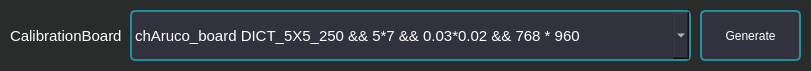
  <widget class="QWidget" name="typeselection" native="true">
   <property name="geometry">
    <rect>
     <x>0</x>
     <y>0</y>
     <width>811</width>
     <height>71</height>
    </rect>
   </property>
   <property name="styleSheet">
    <string notr="true">outline: none;
color: rgb(255, 255, 255);
background-color: rgb(42, 43, 43);</string>
   </property>
   <widget class="QComboBox" name="InputAngleType">
    <property name="geometry">
     <rect>
      <x>130</x>
      <y>10</y>
      <width>561</width>
      <height>51</height>
     </rect>
    </property>
    <property name="styleSheet">
     <string notr="true">color:white; font-size:15px;
min-width: 60px; min-height: 22px;
text-align: center;
border: 2px solid gray;
color: rgb(255, 255, 255);
border-radius:5px;
border-color: rgb(35, 143, 159);
background-color: rgb(50, 50, 63);</string>
    </property>
    <item>
     <property name="text">
      <string>chAruco_board DICT_5X5_250 &amp;&amp; 5*7 &amp;&amp; 0.03*0.02 &amp;&amp; 768 * 960 </string>
     </property>
    </item>
    <item>
     <property name="text">
      <string>signalAruco</string>
     </property>
    </item>
   </widget>
   <widget class="QLabel" name="CalibrationBoard">
    <property name="geometry">
     <rect>
      <x>10</x>
      <y>10</y>
      <width>111</width>
      <height>51</height>
     </rect>
    </property>
    <property name="styleSheet">
     <string notr="true">color:white; font-size:15px</string>
    </property>
    <property name="text">
     <string>CalibrationBoard:</string>
    </property>
   </widget>
   <widget class="QPushButton" name="GenerateBoard">
    <property name="geometry">
     <rect>
      <x>700</x>
      <y>10</y>
      <width>101</width>
      <height>51</height>
     </rect>
    </property>
    <property name="styleSheet">
     <string notr="true">QPushButton{
min-width: 60px; min-height: 22px;
text-align: center;
border: 2px solid gray;
color: rgb(255, 255, 255);
border-radius:5px;
border-color: rgb(35, 143, 159);
background-color: rgb(50, 50, 63);
}
QPushButton:hover{
color: rgb(255, 255, 255);
border: 2px solid gray;
border-radius:4px;
border-color: rgb(35, 143, 159);
background-color: rgb(70, 70, 83);
}
QPushButton:pressed{
border-radius:5px;border:4px solid gray;
background-color: rgb(90, 90, 103);
border-color: rgb(35, 143, 159);
color: rgb(255, 255, 255);
}
QPushButton:disabled{
border-radius:5px;
border:2px solid gray;
background-color: rgb(20, 30, 13);
border-color: rgb(15, 103, 109);
color: rgb(205, 205, 205);
border-style: outset;
padding: 1px;
}</string>
    </property>
    <property name="text">
     <string>Generate</string>
    </property>
   </widget>
  </widget>
